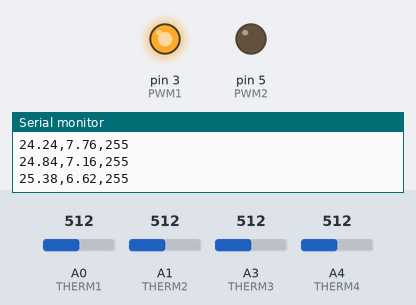
The program below on a simulated Arduino Uno, built with avr-gcc and run on an emulated ATmega328P. Shown: output pins drawn as LEDs (lit = HIGH), the last lines printed to the serial monitor. The test bench sets the inputs (shaded band); at power-on: A0 (THERM1) = 512, A1 (THERM2) = 512, A3 (THERM3) = 512, A4 (THERM4) = 512.

Above: at 1.2 s.
1.3 s: A0 (THERM1) set to 306
At 2.12 s:
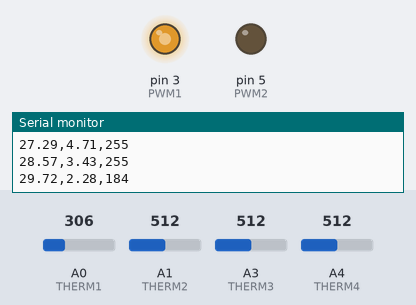
At 3.5 s:
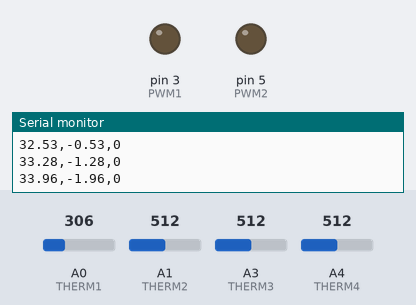
4.2 s: A1 (THERM2) set to 722
7.2 s: A1 (THERM2) set to 750
At 9.87 s:
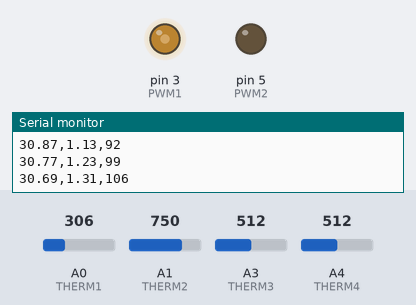
10.2 s: A0 (THERM1) set to 716
11.7 s: A0 (THERM1) set to 90
At 12.62 s:
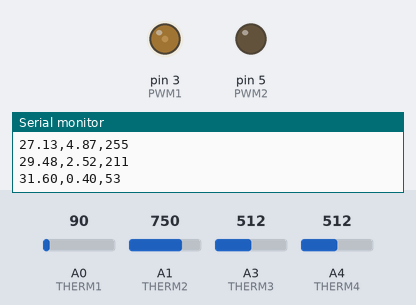
14.2 s: A1 (THERM2) set to 954
17.2 s: A1 (THERM2) set to 967
Timing chart, 0 to 21.2 s (numbered marks = the images above; inputs shaded):
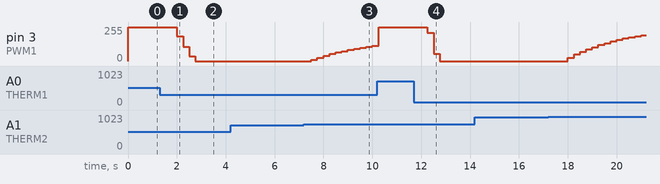

Measured:
- the behaviour switches between 732 and 733 on A1 (THERM2) (found by bisection; images 2 and 3)
- after the input at 1.3 s, pin 3 (PWM1): 255/255 → 184/255 after 0.70 s, → 107/255 0.25 s later, → 37/255 0.25 s later, → 0/255 0.25 s later
- after the input at 11.7 s, pin 3 (PWM1): 255/255 → 211/255 after 0.55 s, → 53/255 0.25 s later, → 0/255 0.25 s later

The program:

main.cpp
```cpp
#include <Arduino.h>

// Temperature goal for extruder
#define GOALTEMP1 32
#define GOALTEMP2 32

#define E1ENABLE true
#define E2ENABLE false

// PID VALUES
#define KP   75
#define KI   1
#define KD   0

#define INTMAX 100

//Heating PWM Pins
#define PWM1 3
#define PWM2 5

//Thermistor read pins
#define THERM1 A0
#define THERM2 A1
#define THERM3 A3
#define THERM4 A4


//{READ IN VAL, TEMP(C)}
double therm[][2] = {{0, 400.0},
{2, 275.0},
{11, 175.0},
{21, 145.0},
{31, 130.0},
{40, 120.0},
{60, 105.0},
{93, 90.0},
{145, 75.0},
{305, 50.0},
{351, 45.0},
{402, 40.0},
{515, 30.0},
{575, 25.0},
{635, 20.0},
{693, 15.0},
{749, 10.0},
{799, 5.0},
{845, 0.0},
{1024, -50.0}};

double getTemp(double valIn) {
  int i;
  for (i = 0; i < 19; i++) {
    if ((valIn >= therm[i][0]) && (valIn < therm[i+1][0])) {
      double temp = therm[i][1] + (therm[i+1][1] - therm[i][1])/(therm[i+1][0] -
                    therm[i][0]) * (valIn - therm[i][0]);
      return temp;

    }
  }
  return -255;
}

// ----------------------------------------------------------------------------

void setup() {
  pinMode(THERM1, INPUT);
  pinMode(THERM2, INPUT);
  pinMode(THERM3, INPUT);
  pinMode(THERM4, INPUT);
  Serial.begin(9600);
  pinMode(PWM1, OUTPUT);
  pinMode(PWM2, OUTPUT);

  analogWrite(PWM1, 0);
  analogWrite(PWM2, 0);

}

void loop() {
    double dt = 0.250;  // loop time in seconds
    static unsigned long millisLast = 0; // elapsed time at end of last call to loop
    static double aveT1 = 22; ; // initialize to room temp
    static double aveT2 = 22; ; // initialize to room temp
    static double intTerm1 = 0;
    static double intTerm2 = 0;

    // READ TEMPERATURES
    double temp1 = getTemp(analogRead(THERM1));
    double temp2 = getTemp(analogRead(THERM2));
    double temp3 = getTemp(analogRead(THERM3));
    double temp4 = getTemp(analogRead(THERM4));

    // Low Pass
    double beta = 0.1;
    aveT1 = (1-beta)*aveT1 + beta*(temp1+temp2)/2.0;  //LP-average
    aveT2 = (1-beta)*aveT2 + beta*(temp3+temp4)/2.0;  //LP-average


    // Control Law
    double error1 = GOALTEMP1 - aveT1;
    double error2 = GOALTEMP2 - aveT2;
    static double e1last = error1;
    static double e2last = error2;

    intTerm1 = intTerm1 + KI*error1*dt;
    intTerm2 = intTerm2 + KI*error2*dt;
    if(intTerm1 >  INTMAX) intTerm1 =  INTMAX;
    if(intTerm1 < -INTMAX) intTerm1 = -INTMAX;
    if(intTerm2 >  INTMAX) intTerm2 =  INTMAX;
    if(intTerm2 < -INTMAX) intTerm2 = -INTMAX;

    int output1 = constrain(KP*error1+intTerm1+KD*(error1-e1last)/dt, 0, 255);
    int output2 = constrain(KP*error2+intTerm2+KD*(error2-e2last)/dt, 0, 255);

    // Serial.print(temp1);
    // Serial.print(',');
    // Serial.print(temp2);
    // Serial.print(',');
    // Serial.print(temp3);
    // Serial.print(',');
    // Serial.print(temp4);
    // Serial.print(", aveT = ");
    // Serial.println(aveT1);

    Serial.print(aveT1);
    Serial.print(',');
    Serial.print(error1);
    Serial.print(',');
    Serial.println(output1);

    if(E1ENABLE) analogWrite(PWM1, output1);
    if(E2ENABLE) analogWrite(PWM2, output2);

    while (millis() < millisLast + dt*1000); // wait until dt has passed
    millisLast = millis();
    e1last = error1;
    e2last = error2;
}
```
